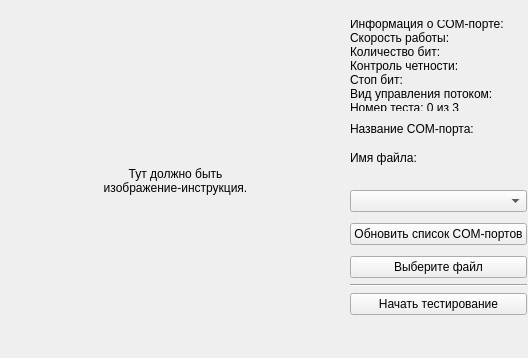
<?xml version="1.0" encoding="UTF-8"?>
<ui version="4.0">
 <class>Window</class>
 <widget class="QWidget" name="Window">
  <property name="geometry">
   <rect>
    <x>0</x>
    <y>0</y>
    <width>528</width>
    <height>358</height>
   </rect>
  </property>
  <property name="minimumSize">
   <size>
    <width>528</width>
    <height>358</height>
   </size>
  </property>
  <property name="maximumSize">
   <size>
    <width>528</width>
    <height>358</height>
   </size>
  </property>
  <property name="windowTitle">
   <string>Form</string>
  </property>
  <widget class="QLabel" name="labelImageHolder">
   <property name="geometry">
    <rect>
     <x>10</x>
     <y>20</y>
     <width>331</width>
     <height>321</height>
    </rect>
   </property>
   <property name="maximumSize">
    <size>
     <width>331</width>
     <height>16777215</height>
    </size>
   </property>
   <property name="text">
    <string>Тут должно быть
изображение-инструкция.</string>
   </property>
   <property name="textFormat">
    <enum>Qt::PlainText</enum>
   </property>
   <property name="alignment">
    <set>Qt::AlignCenter</set>
   </property>
  </widget>
  <widget class="QWidget" name="verticalLayoutWidget">
   <property name="geometry">
    <rect>
     <x>350</x>
     <y>190</y>
     <width>171</width>
     <height>156</height>
    </rect>
   </property>
   <layout class="QVBoxLayout" name="verticalLayout_3">
    <property name="sizeConstraint">
     <enum>QLayout::SetFixedSize</enum>
    </property>
    <item>
     <widget class="QComboBox" name="cmbboxChooseCOM">
      <property name="enabled">
       <bool>true</bool>
      </property>
      <property name="editable">
       <bool>false</bool>
      </property>
      <property name="currentText">
       <string/>
      </property>
      <property name="sizeAdjustPolicy">
       <enum>QComboBox::AdjustToMinimumContentsLength</enum>
      </property>
      <property name="placeholderText">
       <string>Выберите COM-порт</string>
      </property>
     </widget>
    </item>
    <item>
     <spacer name="verticalSpacer_12">
      <property name="orientation">
       <enum>Qt::Vertical</enum>
      </property>
      <property name="sizeType">
       <enum>QSizePolicy::Fixed</enum>
      </property>
      <property name="sizeHint" stdset="0">
       <size>
        <width>0</width>
        <height>5</height>
       </size>
      </property>
     </spacer>
    </item>
    <item>
     <widget class="QPushButton" name="btnUpdateCOMPorts">
      <property name="text">
       <string>Обновить список COM-портов</string>
      </property>
     </widget>
    </item>
    <item>
     <spacer name="verticalSpacer_13">
      <property name="orientation">
       <enum>Qt::Vertical</enum>
      </property>
      <property name="sizeType">
       <enum>QSizePolicy::Fixed</enum>
      </property>
      <property name="sizeHint" stdset="0">
       <size>
        <width>20</width>
        <height>5</height>
       </size>
      </property>
     </spacer>
    </item>
    <item>
     <widget class="QPushButton" name="btnChooseFile">
      <property name="text">
       <string>Выберите файл</string>
      </property>
     </widget>
    </item>
    <item>
     <widget class="Line" name="line">
      <property name="orientation">
       <enum>Qt::Horizontal</enum>
      </property>
     </widget>
    </item>
    <item>
     <widget class="QPushButton" name="btnStartTest">
      <property name="text">
       <string>Начать тестирование</string>
      </property>
     </widget>
    </item>
   </layout>
  </widget>
  <widget class="QLabel" name="labelInfo">
   <property name="geometry">
    <rect>
     <x>350</x>
     <y>20</y>
     <width>169</width>
     <height>91</height>
    </rect>
   </property>
   <property name="text">
    <string>Информация о COM-порте:
Скорость работы:
Количество бит:
Контроль четности:
Стоп бит:
Вид управления потоком:
Номер теста: 0 из 3</string>
   </property>
  </widget>
  <widget class="QLabel" name="labelFilename">
   <property name="geometry">
    <rect>
     <x>350</x>
     <y>149</y>
     <width>171</width>
     <height>31</height>
    </rect>
   </property>
   <property name="text">
    <string>Имя файла:
</string>
   </property>
  </widget>
  <widget class="QLabel" name="labelCOMportName">
   <property name="geometry">
    <rect>
     <x>350</x>
     <y>120</y>
     <width>171</width>
     <height>31</height>
    </rect>
   </property>
   <property name="text">
    <string>Название COM-порта:
</string>
   </property>
  </widget>
 </widget>
 <resources/>
 <connections/>
</ui>
